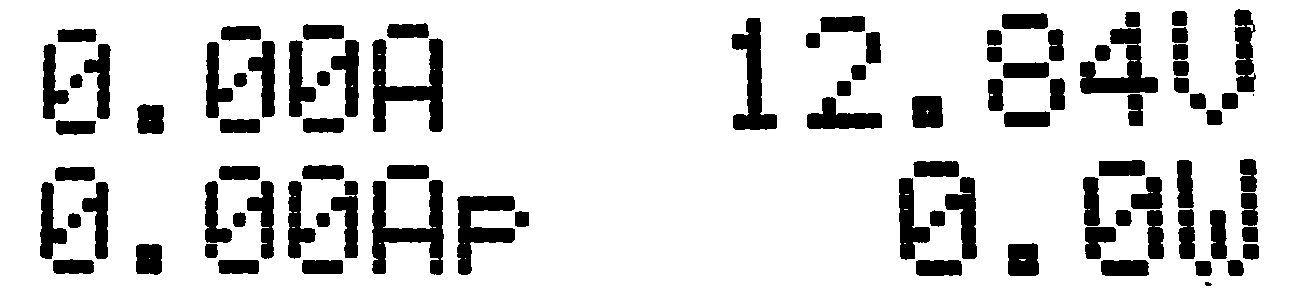
#> input picture img.jpg, 1292 x 296 px; its folder holds 3 pictures in this run
$ python decoding.py
#> lines starting #> are read from the running program, lines starting #| are printed output that depends on the picture
#> further down, image is the input picture: shape (296, 1292); min 0, max 255, mean 213.2
import os
import cv2 as cv
import numpy as np

import random as rng
rng.seed(0)


new_character_distance = 60
white_space_distance = 200


# [100 lines left out: functions extract_characters, template_matching, not called in this run]


def decode(img, dilations, verbose=False):
    """
    Given an image with digits/measurement units in a predefined format, decode and return them
    :param img: the image containing the characters
    :param dilations: Number of dilations operations to perform. The more the thicker the digits get
    :param verbose: If True, output the decoded message
    :return: a string of decoded characters
    """
#> called with dilations = 4, verbose = True
    # Preprocess the image
    kernel_cross = cv.getStructuringElement(cv.MORPH_CROSS, (3, 3))
    kernel_oblique_cross_3x3 = np.array([[1, 0, 1], [0, 1, 0], [1, 0, 1]], np.uint8)
    # Remark: erode b/c the characters are black. Would dilate instead if they were white
    img = cv.morphologyEx(img, cv.MORPH_OPEN, kernel_cross)
    dilated = cv.erode(img, kernel_oblique_cross_3x3, iterations=dilations)  # dilate the characters
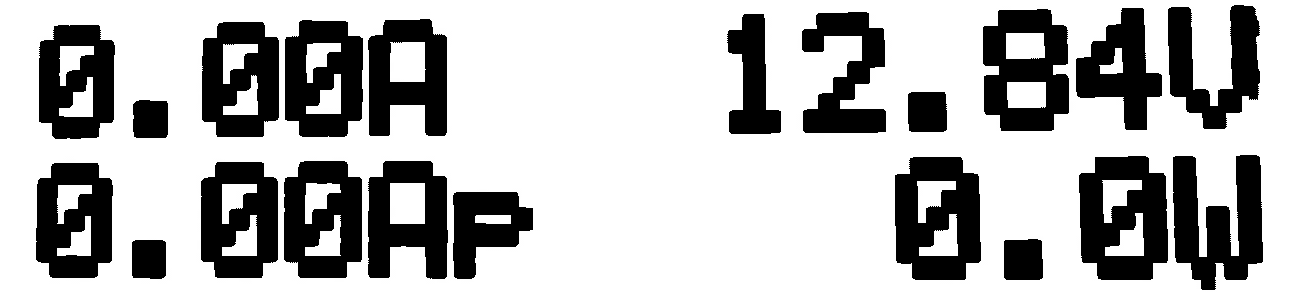
#> dilated: shape (296, 1292); min 0, max 255, mean 180.3
    blurred = cv.blur(dilated, (3, 3))
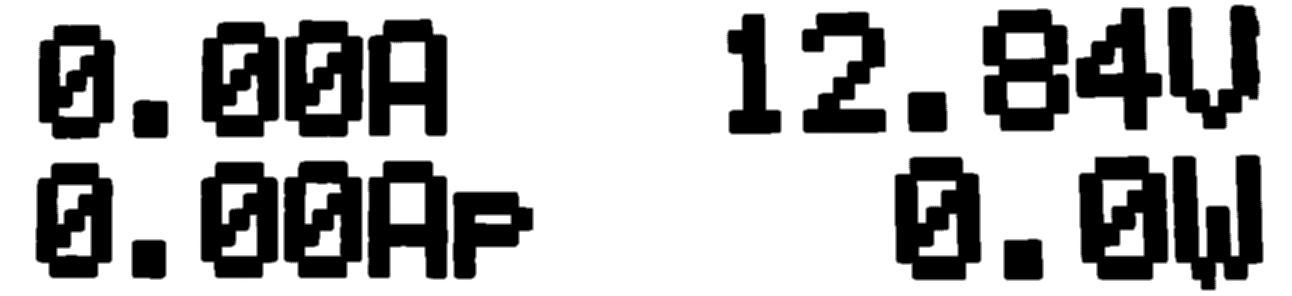
#> blurred: shape (296, 1292); min 0, max 255, mean 180.3

    # Read and resize the templates
    templates = []  # list of templates
    template_names = []  # list of corresponding characters
#> (the run stopped early here; a loop or call above may not have finished)
